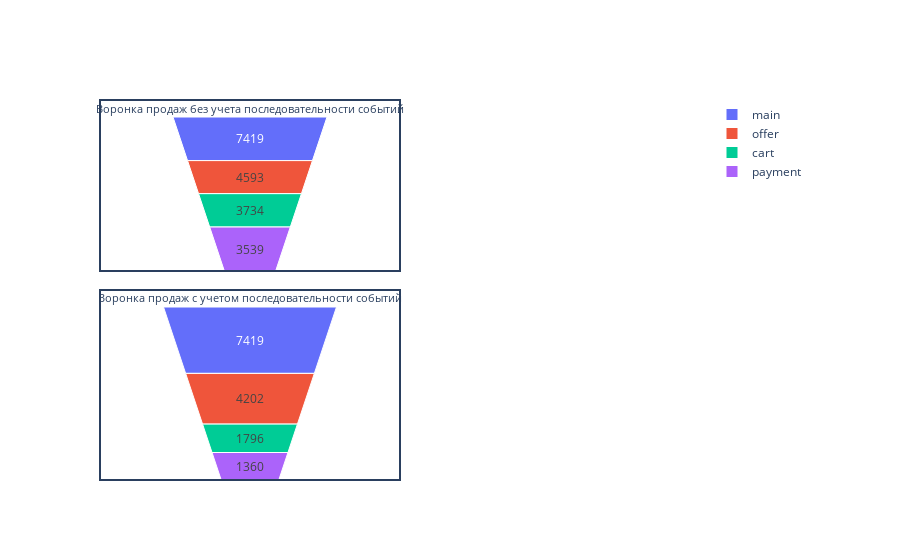

The code cell stored with this chart in its notebook:
### Code cell
# построим воронку продаж для случаев без учета последовательности событий и с учетом последовательности событий:
fig_three = go.Figure()


fig_three.add_trace(go.Funnelarea(
    scalegroup = "second", values = finish_funnel['count'], textinfo = "value", labels = finish_funnel['event'],
    title = {"position": "top center", "text": "Воронка продаж с учетом последовательности событий"},
    domain = {"x": [0, 0.5], "y": [0, 0.5]}))
    
    
    
fig_three.add_trace(go.Funnelarea(
    scalegroup = "first", values = finish_funnel['count_first'], labels = finish_funnel['event'],
    textinfo = "value",
    title = {"position": "top center", "text": "Воронка продаж без учета последовательности событий"},
    domain = {"x": [0, 0.5], "y": [0.55, 1]}))



fig_three.update_layout(
            margin = {"l": 100, "r": 200}, shapes = [
            {"x0": 0, "x1": 0.5, "y0": 0, "y1": 0.5},
            {"x0": 0, "x1": 0.5, "y0": 0.55, "y1": 1}])
          
fig_three.show()

### Figure 1 — Plotly figure (JSON) as saved in the notebook; plotly's stock layout.template omitted (floating-point values rounded to 4 significant figures)
{"data": [{"domain": {"x": [0, 0.5], "y": [0, 0.5]}, "labels": ["main", "offer", "cart", "payment"], "scalegroup": "second", "textinfo": "value", "title": {"position": "top center", "text": "Воронка продаж с учетом последовательности событий"}, "type": "funnelarea", "values": [7419, 4202, 1796, 1360]}, {"domain": {"x": [0, 0.5], "y": [0.55, 1]}, "labels": ["main", "offer", "cart", "payment"], "scalegroup": "first", "textinfo": "value", "title": {"position": "top center", "text": "Воронка продаж без учета последовательности событий"}, "type": "funnelarea", "values": [7419, 4593, 3734, 3539]}], "layout": {"margin": {"l": 100, "r": 200}, "shapes": [{"x0": 0, "x1": 0.5, "y0": 0, "y1": 0.5}, {"x0": 0, "x1": 0.5, "y0": 0.55, "y1": 1}]}}
